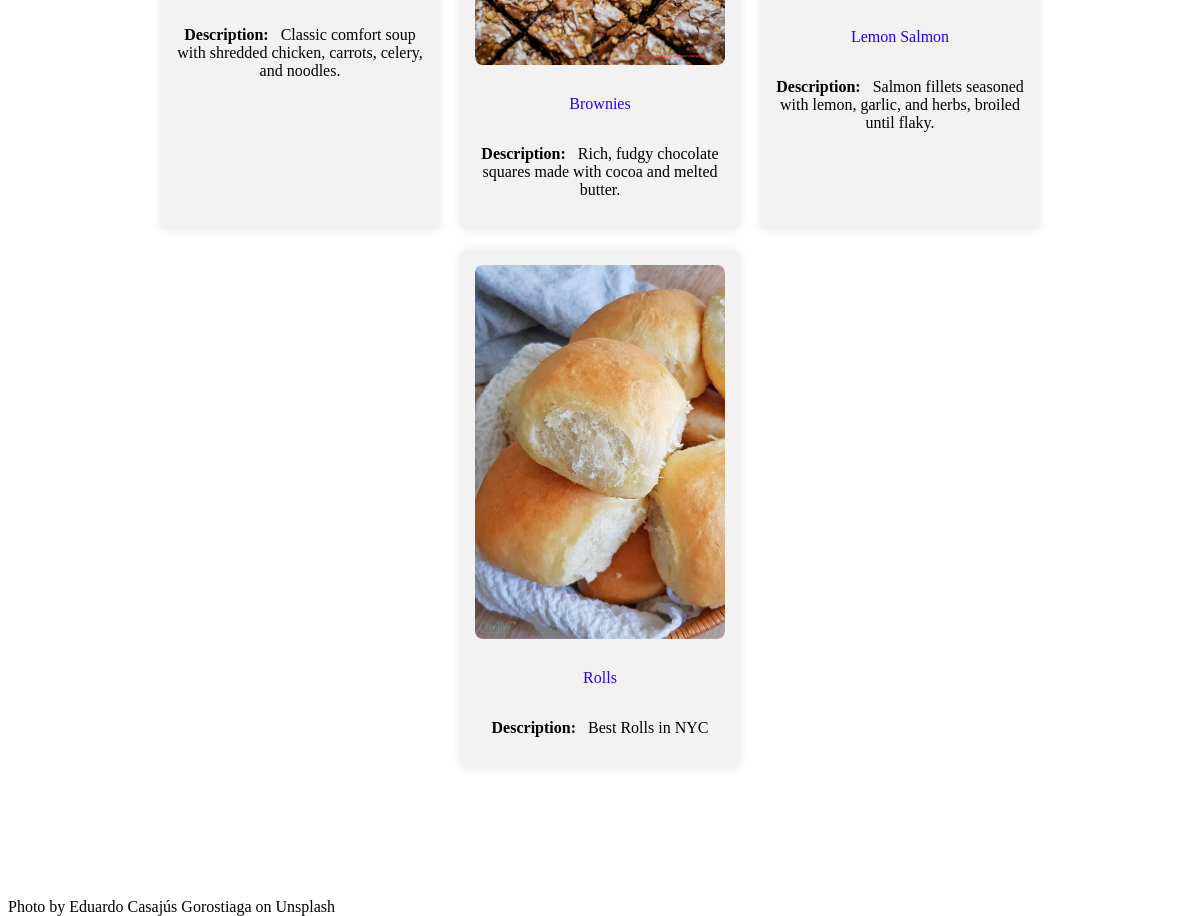
The page /list/ (signed in, lower part) on the database as committed earlier.
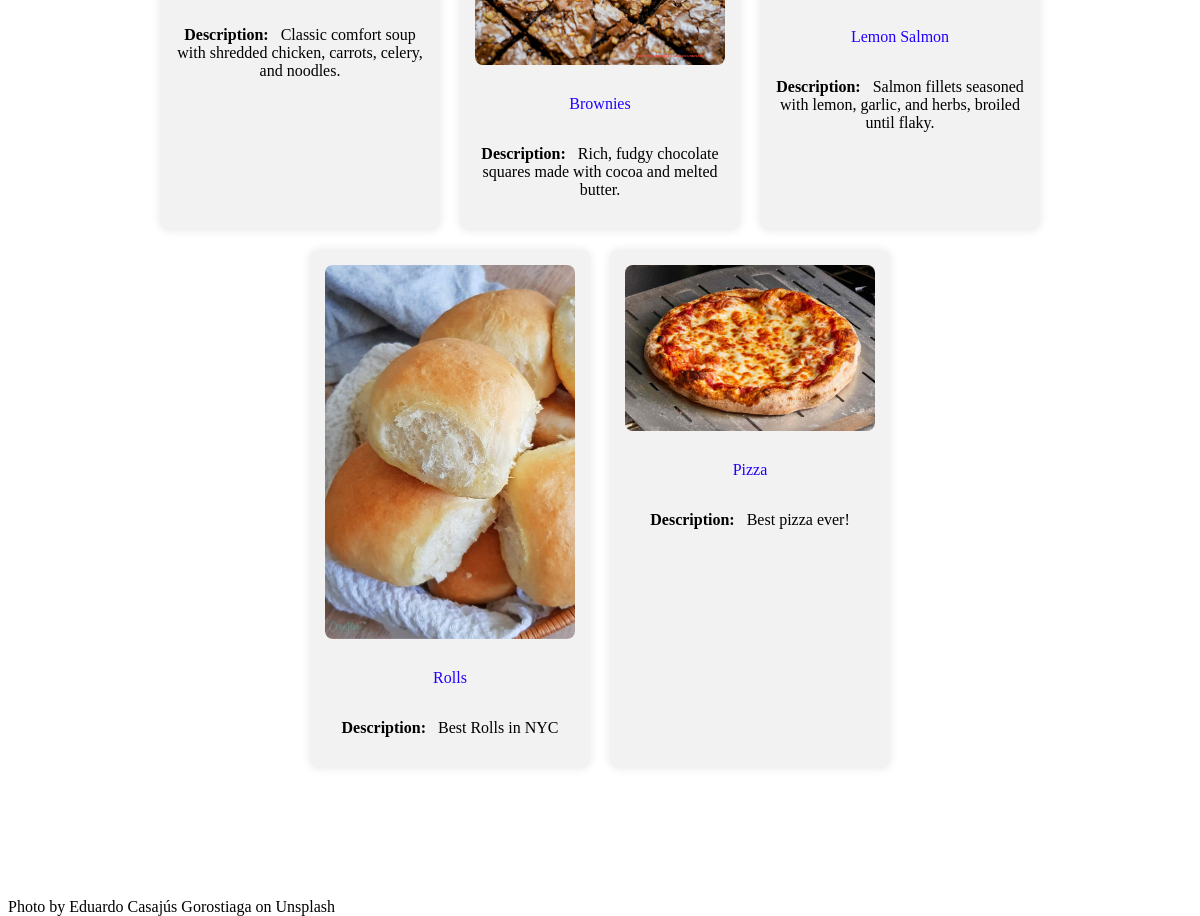
The same page on the database as committed later.
### recipes/models.py (models this page shows, shortened)
class Recipe(models.Model):
    name= models.CharField(max_length=120,help_text="Enter recipe name ")
    recipe_description= models.TextField(max_length=300, blank=True, help_text=" Enter a short description of the recipe ")
    ingredients= models.TextField(max_length=255, help_text="Enter the ingredients (comma separated)")
    cooking_time= models.IntegerField(help_text="Enter the cooking time in minutes", validators=[
            MinValueValidator(1, message="Cooking time must be at least 1 minute"),
            MaxValueValidator(1440, message="Cooking time cannot exceed 24 hours (1440 minutes)")
        ])
    difficulty= models.CharField(max_length=20,blank=True, help_text="Difficulty level calculated automatically")
    recipe_image= models.ImageField(upload_to='recipes', default='no_picture.jpg', help_text="Upload Image here")
    def get_absolute_url(self):
        return reverse ('recipes:detail', kwargs={'pk': self.pk})

### recipes/views.py (the view)
# urls.py: path('list/', RecipeListView.as_view(), name = 'list'),
class RecipeListView(LoginRequiredMixin, ListView):
    model = Recipe
    template_name = 'recipes/recipes_list.html'

### recipes/templates/recipes/recipes_list.html (shortened to what this page needs)
{% load static %}
<!DOCTYPE html>
<html lang="en">
<head>
    <link rel="stylesheet" href="{% static 'recipes/css/styles.css' %}">
</head>
<body>
    <div class="page-wrapper">
    <main class="recipe-list-content">
    <div class="recipe-layout">
        {% for object in object_list %}
        <div class="recipe-card">
            <img src="{{object.recipe_image.url}}" class="list-image" />
            <div class="recipe-holder">
                <p class="recipe-name"><a href="{{object.get_absolute_url}}">{{object.name}}</a></p>
                <p>
                    <span class="recipe-description">Description:</span>
                    {{object.recipe_description}}
                </p>
            </div>
        </div>
        {% endfor %}
    </div>
    </main>
    <footer class="site-footer">
        <div>Photo by <a
            href="https://unsplash.com/@eduardo_cg?utm_source=unsplash&utm_medium=referral&utm_content=creditCopyText"
            class="footer-style">Eduardo
            Casajús Gorostiaga</a> on <a
            href="https://unsplash.com/photos/orange-fruits-on-brown-wooden-basket-1zyf0dfFqSk?utm_source=unsplash&utm_medium=referral&utm_content=creditCopyText"
            class="footer-style">Unsplash</a>
          </a></div>
      </footer>
    </div>
</body>
</html>

Rows that differ between the two databases and show on the page:
added Recipe: recipe_image (picture), name "Pizza", recipe_description "Best pizza ever!"
